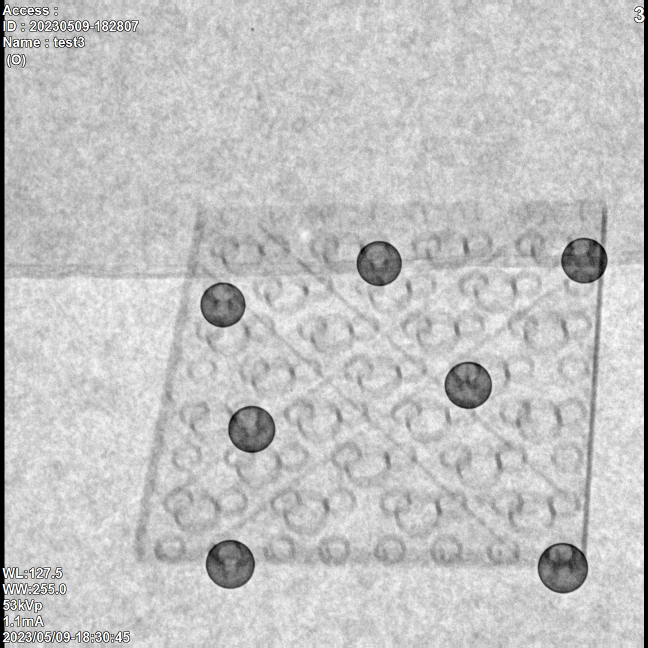
#> input picture c-arm 2023-05-09/7804.png, 1296 x 1296 px, found by its file name (shown at 1/2 size); its folder holds only this picture in this run
$ python file_storage_test.py
#> lines starting #> are read from the running program, lines starting #| are printed output that depends on the picture; after the words box and inside, x2 and y2 are one past the last pixel; in counts of white or black regions, pixels touching at a corner belong together
import numpy as np
import cv2 as cv
import math
from PIL import Image
#-------------------- detector hyperparameter -----------------------------
params = cv.SimpleBlobDetector_Params()
params.filterByArea = True
params.filterByCircularity = True
params.filterByConvexity = False
params.filterByInertia = True
params.filterByColor = False
params.minArea = 3000 # The size of the blob filter to be applied. If the corresponding value is increased, small circles are not detected.
params.maxArea = 80000
params.minCircularity = 0.01 # 1 >> it detects perfect circle. Minimum size of center angle
params.minInertiaRatio = 0.2 # 1 >> it detects perfect circle. short/long axis
params.minRepeatability = 3
params.minDistBetweenBlobs = 0.01
#-------------------------------------------------------------------------

#-------------------- text hyperparameter ------------------------------
fontFace = cv.FONT_HERSHEY_SIMPLEX
fontScale = 0.5
color = (255, 255, 255)
thickness = 2
lineType = cv.LINE_AA
#-------------------------------------------------------------------------
#------------------Mouse Click Event--------------------------------------
current_2D_pos = []
sorted_position = []

def mouse_click(event, x, y, flags, param):
    if event == cv.EVENT_LBUTTONDOWN:
        # print(current_2D_pos)
        distance_between_circle2mouse = []
        for circle_x, circle_y in current_2D_pos:
            distance_between_circle2mouse.append((circle_x - x)**2 + (circle_y - y)**2)
        min_value = min(distance_between_circle2mouse)
        min_index = distance_between_circle2mouse.index(min_value)
        print(current_2D_pos[min_index])
        sorted_position.append(current_2D_pos[min_index])
#---------------------------------------------------------------------------------------------

#------------------ create detector ------------------------------------------------
detector = cv.SimpleBlobDetector_create(params)

PATTERN_SIZE = (6,3) # 18 circle exist
UNIT_SIZE = 47.8125 # distance between circles // unit is millimeter

for j in range(1):
    IMG_PATH ='./c-arm 2023-05-09/'+ str(j + 7804 )+ '.png'
    # IMG_PATH ='./c-arm 2023-05-09/remake'+ str(7823)+ '.png'
    imgInit = cv.imread(IMG_PATH)
#> imgInit is the input picture: shape (1296, 1296, 3); mean B, G, R 194.6, 194.6, 194.6
    H, W = imgInit.shape[:2]
#> H = 1296; W = 1296

    # detected circle
    keyPoints = detector.detect(imgInit)
#> keyPoints = 7 keypoints; (x, y, size): (1126, 1135, 101.5), (460, 1128, 98.5), (936, 769, 95.3), (503, 858, 94.8), (1168, 521, 92.5), (758, 526, 91.4), (446, 606, 90.8)
    print(j)
    # visualize circle in original image


    for i in range(len(keyPoints)):
        keypoint = keyPoints[i]

        x = round(keypoint.pt[0])
        y = round(keypoint.pt[1])
        s = keypoint.size
        r = int(math.floor(s / 2))

        # draw circle
        cv.circle(imgInit, (x, y), r, (0, 0, 255), 1)
        cv.putText(imgInit, str(x) + "," + str(y),(x,y), fontFace, fontScale, color, thickness, lineType)
        current_2D_pos.append([x,y])
#> this loop made 7 passes
#> (keypoint, x, y, s, r) on passes 1 to 7: (keypoint at (502.8, 857.7), size 94.8, 503, 858, 94.79, 47), (keypoint at (936.3, 769.4), size 95.3, 936, 769, 95.26, 47), (keypoint at (757.8, 526.3), size 91.4, 758, 526, 91.36, 45), (keypoint at (1168.4, 521.1), size 92.5, 1168, 521, 92.47, 46), (keypoint at (1125.6, 1135.5), size 101.5, 1126, 1135, 101.5, 50), (keypoint at (459.9, 1128.5), size 98.5, 460, 1128, 98.53, 49), (keypoint at (446, 606.5), size 90.8, 446, 606, 90.82, 45)
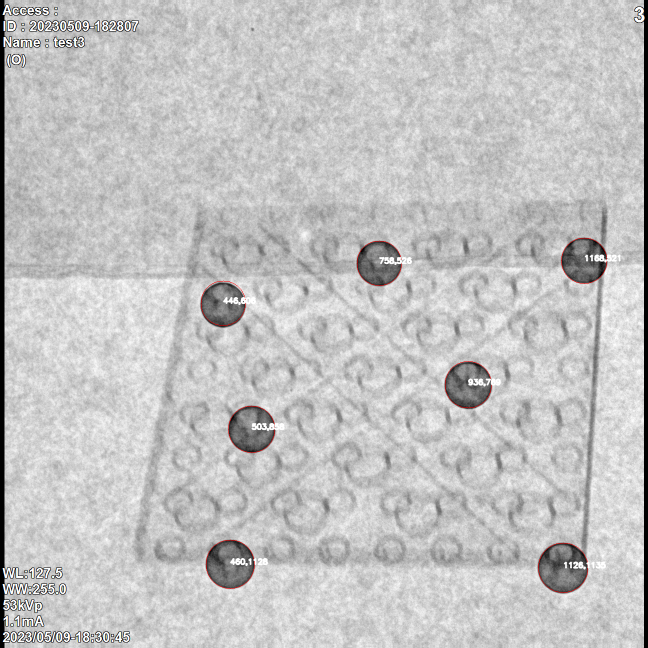
#> imgInit: shape (1296, 1296, 3) (shown at 1/2 size); 0.46% of pixels changed, all inside (x1, y1, x2, y2) = (401, 475, 1242, 1186)
#> after the loop, current_2D_pos = [[503, 858], [936, 769], [758, 526], [1168, 521], [1126, 1135], [460, 1128], [446, 606]]

    # visualize
    cv.imshow(str(j),imgInit)
    cv.imwrite(str(7804 + j)+ '.png', imgInit)
    # cv.imwrite('remake'+ str(7823)+ '.png', imgInit)

    cv.setMouseCallback(str(j), mouse_click)
    cv.waitKey(0)


    current_2D_pos.clear()
    sorted_position.clear()


cv.waitKey(0)
